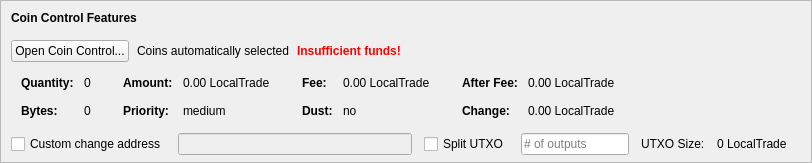
    <widget class="QFrame" name="frameCoinControl">
     <property name="sizePolicy">
      <sizepolicy hsizetype="Expanding" vsizetype="Expanding">
       <horstretch>0</horstretch>
       <verstretch>0</verstretch>
      </sizepolicy>
     </property>
     <property name="maximumSize">
      <size>
       <width>16777215</width>
       <height>16777215</height>
      </size>
     </property>
     <property name="frameShape">
      <enum>QFrame::StyledPanel</enum>
     </property>
     <property name="frameShadow">
      <enum>QFrame::Sunken</enum>
     </property>
     <layout class="QVBoxLayout" name="verticalLayoutCoinControl2">
      <property name="spacing">
       <number>0</number>
      </property>
      <property name="leftMargin">
       <number>0</number>
      </property>
      <property name="topMargin">
       <number>0</number>
      </property>
      <property name="rightMargin">
       <number>0</number>
      </property>
      <property name="bottomMargin">
       <number>6</number>
      </property>
      <item>
       <layout class="QVBoxLayout" name="verticalLayoutCoinControl" stretch="0,0,0,0,1">
        <property name="spacing">
         <number>0</number>
        </property>
        <property name="leftMargin">
         <number>10</number>
        </property>
        <property name="topMargin">
         <number>10</number>
        </property>
        <item>
         <layout class="QHBoxLayout" name="horizontalLayoutCoinControl1">
          <property name="bottomMargin">
           <number>15</number>
          </property>
          <item>
           <widget class="QLabel" name="labelCoinControlFeatures">
            <property name="sizePolicy">
             <sizepolicy hsizetype="Preferred" vsizetype="Maximum">
              <horstretch>0</horstretch>
              <verstretch>0</verstretch>
             </sizepolicy>
            </property>
            <property name="font">
             <font>
              <weight>75</weight>
              <bold>true</bold>
             </font>
            </property>
            <property name="styleSheet">
             <string notr="true">font-weight:bold;</string>
            </property>
            <property name="text">
             <string>Coin Control Features</string>
            </property>
           </widget>
          </item>
         </layout>
        </item>
        <item>
         <layout class="QHBoxLayout" name="horizontalLayoutCoinControl2" stretch="0,0,0,0">
          <property name="spacing">
           <number>8</number>
          </property>
          <property name="bottomMargin">
           <number>10</number>
          </property>
          <item>
           <widget class="QPushButton" name="pushButtonCoinControl">
            <property name="styleSheet">
             <string notr="true"/>
            </property>
            <property name="text">
             <string>Open Coin Control...</string>
            </property>
            <property name="autoDefault">
             <bool>false</bool>
            </property>
           </widget>
          </item>
          <item>
           <widget class="QLabel" name="labelCoinControlAutomaticallySelected">
            <property name="text">
             <string>Coins automatically selected</string>
            </property>
            <property name="margin">
             <number>5</number>
            </property>
           </widget>
          </item>
          <item>
           <widget class="QLabel" name="labelCoinControlInsuffFunds">
            <property name="font">
             <font>
              <weight>75</weight>
              <bold>true</bold>
             </font>
            </property>
            <property name="styleSheet">
             <string notr="true">color:red;font-weight:bold;</string>
            </property>
            <property name="text">
             <string>Insufficient funds!</string>
            </property>
            <property name="margin">
             <number>5</number>
            </property>
           </widget>
          </item>
          <item>
           <spacer name="horizontalSpacerCoinControl">
            <property name="orientation">
             <enum>Qt::Horizontal</enum>
            </property>
            <property name="sizeHint" stdset="0">
             <size>
              <width>40</width>
              <height>1</height>
             </size>
            </property>
           </spacer>
          </item>
         </layout>
        </item>
        <item>
         <widget class="QWidget" name="widgetCoinControl" native="true">
          <property name="sizePolicy">
           <sizepolicy hsizetype="Preferred" vsizetype="Preferred">
            <horstretch>0</horstretch>
            <verstretch>0</verstretch>
           </sizepolicy>
          </property>
          <property name="minimumSize">
           <size>
            <width>0</width>
            <height>0</height>
           </size>
          </property>
          <property name="styleSheet">
           <string notr="true"/>
          </property>
          <layout class="QHBoxLayout" name="horizontalLayoutCoinControl5">
           <property name="leftMargin">
            <number>0</number>
           </property>
           <property name="topMargin">
            <number>0</number>
           </property>
           <property name="rightMargin">
            <number>0</number>
           </property>
           <property name="bottomMargin">
            <number>0</number>
           </property>
           <item>
            <layout class="QHBoxLayout" name="horizontalLayoutCoinControl3" stretch="0,0,0,1">
             <property name="spacing">
              <number>20</number>
             </property>
             <property name="topMargin">
              <number>0</number>
             </property>
             <property name="bottomMargin">
              <number>10</number>
             </property>
             <item>
              <layout class="QFormLayout" name="formLayoutCoinControl1">
               <property name="horizontalSpacing">
                <number>10</number>
               </property>
               <property name="verticalSpacing">
                <number>14</number>
               </property>
               <property name="leftMargin">
                <number>10</number>
               </property>
               <property name="topMargin">
                <number>4</number>
               </property>
               <property name="rightMargin">
                <number>6</number>
               </property>
               <item row="0" column="0">
                <widget class="QLabel" name="labelCoinControlQuantityText">
                 <property name="font">
                  <font>
                   <weight>75</weight>
                   <bold>true</bold>
                  </font>
                 </property>
                 <property name="text">
                  <string>Quantity:</string>
                 </property>
                 <property name="margin">
                  <number>0</number>
                 </property>
                </widget>
               </item>
               <item row="0" column="1">
                <widget class="QLabel" name="labelCoinControlQuantity">
                 <property name="cursor">
                  <cursorShape>IBeamCursor</cursorShape>
                 </property>
                 <property name="contextMenuPolicy">
                  <enum>Qt::ActionsContextMenu</enum>
                 </property>
                 <property name="text">
                  <string notr="true">0</string>
                 </property>
                 <property name="margin">
                  <number>0</number>
                 </property>
                 <property name="textInteractionFlags">
                  <set>Qt::LinksAccessibleByMouse|Qt::TextSelectableByKeyboard|Qt::TextSelectableByMouse</set>
                 </property>
                </widget>
               </item>
               <item row="1" column="0">
                <widget class="QLabel" name="labelCoinControlBytesText">
                 <property name="font">
                  <font>
                   <weight>75</weight>
                   <bold>true</bold>
                  </font>
                 </property>
                 <property name="text">
                  <string>Bytes:</string>
                 </property>
                </widget>
               </item>
               <item row="1" column="1">
                <widget class="QLabel" name="labelCoinControlBytes">
                 <property name="cursor">
                  <cursorShape>IBeamCursor</cursorShape>
                 </property>
                 <property name="contextMenuPolicy">
                  <enum>Qt::ActionsContextMenu</enum>
                 </property>
                 <property name="text">
                  <string notr="true">0</string>
                 </property>
                 <property name="textInteractionFlags">
                  <set>Qt::LinksAccessibleByMouse|Qt::TextSelectableByKeyboard|Qt::TextSelectableByMouse</set>
                 </property>
                </widget>
               </item>
              </layout>
             </item>
             <item>
              <layout class="QFormLayout" name="formLayoutCoinControl2">
               <property name="horizontalSpacing">
                <number>10</number>
               </property>
               <property name="verticalSpacing">
                <number>14</number>
               </property>
               <property name="leftMargin">
                <number>6</number>
               </property>
               <property name="topMargin">
                <number>4</number>
               </property>
               <property name="rightMargin">
                <number>6</number>
               </property>
               <item row="0" column="0">
                <widget class="QLabel" name="labelCoinControlAmountText">
                 <property name="font">
                  <font>
                   <weight>75</weight>
                   <bold>true</bold>
                  </font>
                 </property>
                 <property name="text">
                  <string>Amount:</string>
                 </property>
                 <property name="margin">
                  <number>0</number>
                 </property>
                </widget>
               </item>
               <item row="0" column="1">
                <widget class="QLabel" name="labelCoinControlAmount">
                 <property name="cursor">
                  <cursorShape>IBeamCursor</cursorShape>
                 </property>
                 <property name="contextMenuPolicy">
                  <enum>Qt::ActionsContextMenu</enum>
                 </property>
                 <property name="text">
                  <string notr="true">0.00 LocalTrade</string>
                 </property>
                 <property name="textInteractionFlags">
                  <set>Qt::LinksAccessibleByMouse|Qt::TextSelectableByKeyboard|Qt::TextSelectableByMouse</set>
                 </property>
                </widget>
               </item>
               <item row="1" column="0">
                <widget class="QLabel" name="labelCoinControlPriorityText">
                 <property name="font">
                  <font>
                   <weight>75</weight>
                   <bold>true</bold>
                  </font>
                 </property>
                 <property name="text">
                  <string>Priority:</string>
                 </property>
                </widget>
               </item>
               <item row="1" column="1">
                <widget class="QLabel" name="labelCoinControlPriority">
                 <property name="cursor">
                  <cursorShape>IBeamCursor</cursorShape>
                 </property>
                 <property name="contextMenuPolicy">
                  <enum>Qt::ActionsContextMenu</enum>
                 </property>
                 <property name="text">
                  <string>medium</string>
                 </property>
                 <property name="textInteractionFlags">
                  <set>Qt::LinksAccessibleByMouse|Qt::TextSelectableByKeyboard|Qt::TextSelectableByMouse</set>
                 </property>
                </widget>
               </item>
              </layout>
             </item>
             <item>
              <layout class="QFormLayout" name="formLayoutCoinControl3">
               <property name="horizontalSpacing">
                <number>10</number>
               </property>
               <property name="verticalSpacing">
                <number>14</number>
               </property>
               <property name="leftMargin">
                <number>6</number>
               </property>
               <property name="topMargin">
                <number>4</number>
               </property>
               <property name="rightMargin">
                <number>6</number>
               </property>
               <item row="0" column="0">
                <widget class="QLabel" name="labelCoinControlFeeText">
                 <property name="font">
                  <font>
                   <weight>75</weight>
                   <bold>true</bold>
                  </font>
                 </property>
                 <property name="text">
                  <string>Fee:</string>
                 </property>
                 <property name="margin">
                  <number>0</number>
                 </property>
                </widget>
               </item>
               <item row="0" column="1">
                <widget class="QLabel" name="labelCoinControlFee">
                 <property name="cursor">
                  <cursorShape>IBeamCursor</cursorShape>
                 </property>
                 <property name="contextMenuPolicy">
                  <enum>Qt::ActionsContextMenu</enum>
                 </property>
                 <property name="text">
                  <string notr="true">0.00 LocalTrade</string>
                 </property>
                 <property name="textInteractionFlags">
                  <set>Qt::LinksAccessibleByMouse|Qt::TextSelectableByKeyboard|Qt::TextSelectableByMouse</set>
                 </property>
                </widget>
               </item>
               <item row="1" column="0">
                <widget class="QLabel" name="labelCoinControlLowOutputText">
                 <property name="font">
                  <font>
                   <weight>75</weight>
                   <bold>true</bold>
                  </font>
                 </property>
                 <property name="text">
                  <string>Dust:</string>
                 </property>
                </widget>
               </item>
               <item row="1" column="1">
                <widget class="QLabel" name="labelCoinControlLowOutput">
                 <property name="cursor">
                  <cursorShape>IBeamCursor</cursorShape>
                 </property>
                 <property name="contextMenuPolicy">
                  <enum>Qt::ActionsContextMenu</enum>
                 </property>
                 <property name="text">
                  <string>no</string>
                 </property>
                 <property name="textInteractionFlags">
                  <set>Qt::LinksAccessibleByMouse|Qt::TextSelectableByKeyboard|Qt::TextSelectableByMouse</set>
                 </property>
                </widget>
               </item>
              </layout>
             </item>
             <item>
              <layout class="QFormLayout" name="formLayoutCoinControl4">
               <property name="horizontalSpacing">
                <number>10</number>
               </property>
               <property name="verticalSpacing">
                <number>14</number>
               </property>
               <property name="leftMargin">
                <number>6</number>
               </property>
               <property name="topMargin">
                <number>4</number>
               </property>
               <property name="rightMargin">
                <number>6</number>
               </property>
               <item row="0" column="0">
                <widget class="QLabel" name="labelCoinControlAfterFeeText">
                 <property name="font">
                  <font>
                   <weight>75</weight>
                   <bold>true</bold>
                  </font>
                 </property>
                 <property name="text">
                  <string>After Fee:</string>
                 </property>
                 <property name="margin">
                  <number>0</number>
                 </property>
                </widget>
               </item>
               <item row="0" column="1">
                <widget class="QLabel" name="labelCoinControlAfterFee">
                 <property name="cursor">
                  <cursorShape>IBeamCursor</cursorShape>
                 </property>
                 <property name="contextMenuPolicy">
                  <enum>Qt::ActionsContextMenu</enum>
                 </property>
                 <property name="text">
                  <string notr="true">0.00 LocalTrade</string>
                 </property>
                 <property name="textInteractionFlags">
                  <set>Qt::LinksAccessibleByMouse|Qt::TextSelectableByKeyboard|Qt::TextSelectableByMouse</set>
                 </property>
                </widget>
               </item>
               <item row="1" column="0">
                <widget class="QLabel" name="labelCoinControlChangeText">
                 <property name="font">
                  <font>
                   <weight>75</weight>
                   <bold>true</bold>
                  </font>
                 </property>
                 <property name="text">
                  <string>Change:</string>
                 </property>
                </widget>
               </item>
               <item row="1" column="1">
                <widget class="QLabel" name="labelCoinControlChange">
                 <property name="cursor">
                  <cursorShape>IBeamCursor</cursorShape>
                 </property>
                 <property name="contextMenuPolicy">
                  <enum>Qt::ActionsContextMenu</enum>
                 </property>
                 <property name="text">
                  <string notr="true">0.00 LocalTrade</string>
                 </property>
                 <property name="textInteractionFlags">
                  <set>Qt::LinksAccessibleByMouse|Qt::TextSelectableByKeyboard|Qt::TextSelectableByMouse</set>
                 </property>
                </widget>
               </item>
              </layout>
             </item>
            </layout>
           </item>
          </layout>
         </widget>
        </item>
        <item>
         <layout class="QHBoxLayout" name="horizontalLayoutCoinControl4" stretch="0,0,0,0,0,0,0">
          <property name="spacing">
           <number>12</number>
          </property>
          <property name="sizeConstraint">
           <enum>QLayout::SetDefaultConstraint</enum>
          </property>
          <property name="topMargin">
           <number>5</number>
          </property>
          <property name="rightMargin">
           <number>5</number>
          </property>
          <item>
           <widget class="QCheckBox" name="checkBoxCoinControlChange">
            <property name="toolTip">
             <string>If this is activated, but the change address is empty or invalid, change will be sent to a newly generated address.</string>
            </property>
            <property name="text">
             <string>Custom change address</string>
            </property>
           </widget>
          </item>
          <item>
           <widget class="QValidatedLineEdit" name="lineEditCoinControlChange">
            <property name="enabled">
             <bool>false</bool>
            </property>
            <property name="sizePolicy">
             <sizepolicy hsizetype="Expanding" vsizetype="Fixed">
              <horstretch>0</horstretch>
              <verstretch>0</verstretch>
             </sizepolicy>
            </property>
           </widget>
          </item>
          <item>
           <widget class="QCheckBox" name="splitBlockCheckBox">
            <property name="text">
             <string>Split UTXO</string>
            </property>
           </widget>
          </item>
          <item>
           <widget class="QLineEdit" name="splitBlockLineEdit">
            <property name="sizePolicy">
             <sizepolicy hsizetype="Fixed" vsizetype="Fixed">
              <horstretch>50</horstretch>
              <verstretch>0</verstretch>
             </sizepolicy>
            </property>
            <property name="placeholderText">
             <string># of outputs</string>
            </property>
           </widget>
          </item>
          <item>
           <widget class="QLabel" name="labelBlockSizeText">
            <property name="text">
             <string>UTXO Size:</string>
            </property>
           </widget>
          </item>
          <item>
           <widget class="QLabel" name="labelBlockSize">
            <property name="text">
             <string>0 LocalTrade</string>
            </property>
           </widget>
          </item>
          <item>
           <widget class="QLabel" name="labelCoinControlChangeLabel">
            <property name="sizePolicy">
             <sizepolicy hsizetype="Preferred" vsizetype="Expanding">
              <horstretch>0</horstretch>
              <verstretch>0</verstretch>
             </sizepolicy>
            </property>
            <property name="minimumSize">
             <size>
              <width>0</width>
              <height>0</height>
             </size>
            </property>
            <property name="text">
             <string/>
            </property>
            <property name="margin">
             <number>3</number>
            </property>
           </widget>
          </item>
         </layout>
        </item>
        <item>
         <spacer name="verticalSpacerCoinControl">
          <property name="orientation">
           <enum>Qt::Vertical</enum>
          </property>
          <property name="sizeHint" stdset="0">
           <size>
            <width>800</width>
            <height>1</height>
           </size>
          </property>
         </spacer>
        </item>
       </layout>
      </item>
     </layout>
    </widget>
